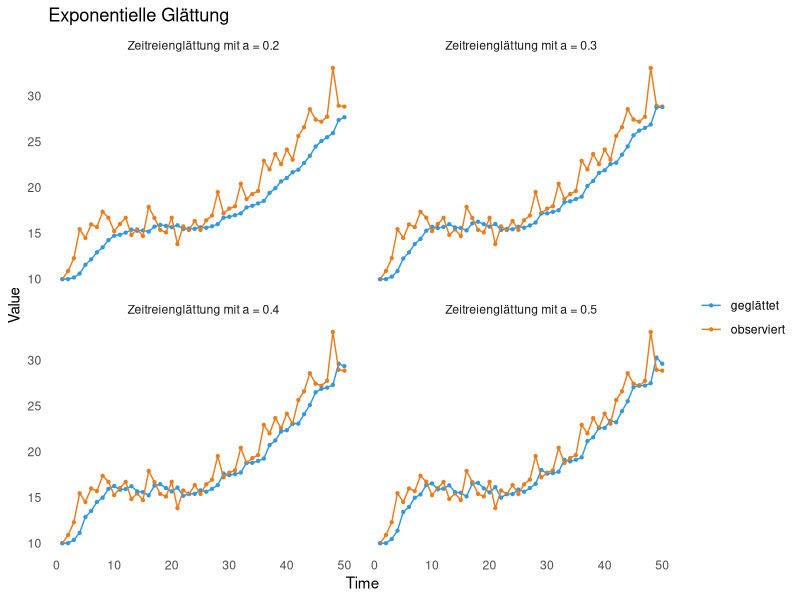

The R script that drew this image:
library(ggplot2)
library(dplyr)
library(tidyr)
library(purrr)

set.seed(232323)

randomTime <- function(n, init,
                       t, s,
                       period,
                       returnDF=TRUE, ...){
  time <- vector(mode="double")
  time[1] <- init
  error <- rnorm(n, ...)
  
  for (i in 2:n) time[i] <- (time[i-1] * (1+t)) + error[i]
  intv <- n%/%period*period
  seasonal <- seq(from = 0,
                  to = intv,
                  by = period)[-1]
  
  time[seasonal] <- time[seasonal] * (1+s)
  if (returnDF){
    df <- data.frame(i = 1:n, t = time)
    return(df)
  }
  time
}

exp_smoothing <- function(t, a = 0.2){
  smoothed <- vector(mode = "double", length = length(t))
  smoothed[1] <- t[1]
  for(i in 2:length(t)){
    error <- t[i-1] - smoothed[i-1]
    smoothed[i] <- smoothed[i-1] + a * error
  }
  smoothed
}


rt <- randomTime(50, 10, 0.02, 0.1, 4)
rt_list <- lapply(1:4, function(x) rt)
alphas <- c(0.2, 0.3, 0.4, 0.5)

smoothing <- function(x, y){
  x$smoothed <- exp_smoothing(x$t, y)
  x$a <- y
  x
}

purrr::map2(rt_list, alphas, .f=smoothing) %>% 
  bind_rows(.id = "serie") %>% 
  mutate(serie = paste("Zeitreienglättung mit a =", a)) %>% 
  select(-a, serie, i, observiert=t, geglättet=smoothed) %>% 
  gather(id, value, -i,-serie) %>% 
  ggplot(aes(x=i,y=value, color=id)) +
  geom_point(size=0.8) +
  geom_line() +
  theme_minimal() +
  theme(panel.grid = element_blank()) +
  xlab("Time") +
  ylab("Value") +
  ggtitle("Exponentielle Glättung") +
  scale_color_manual(values = c("#3498db", "#e67e22"), name="") +
  facet_wrap(~serie)
